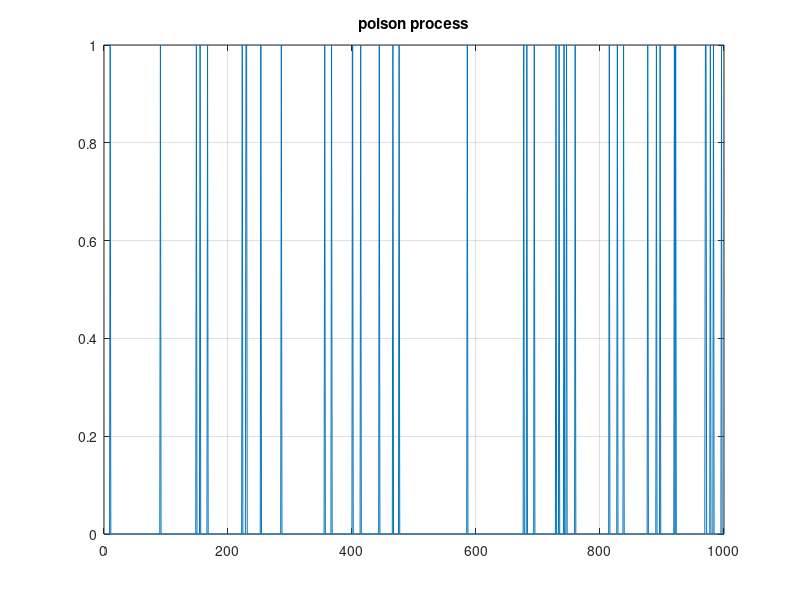
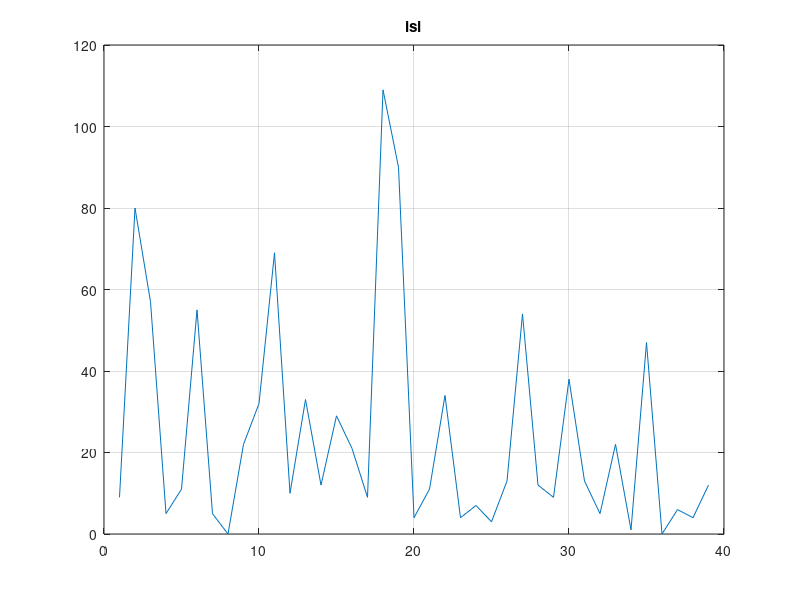
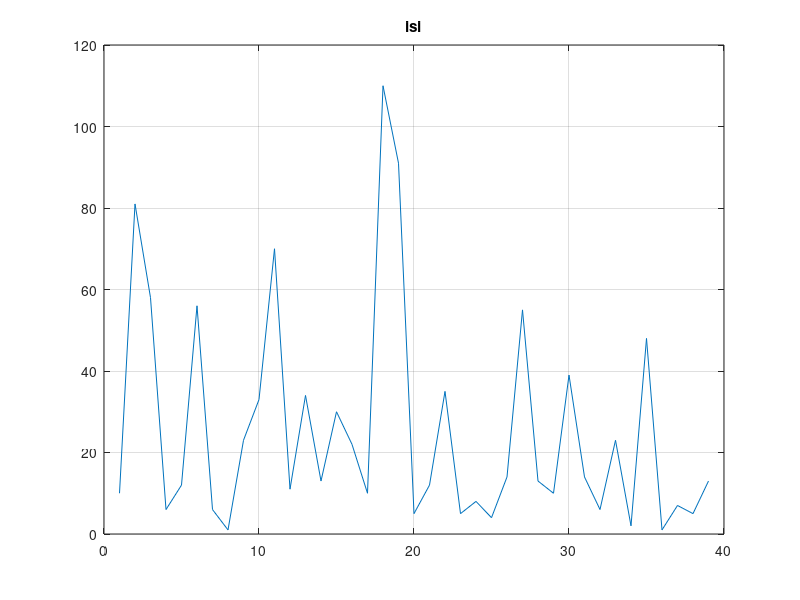
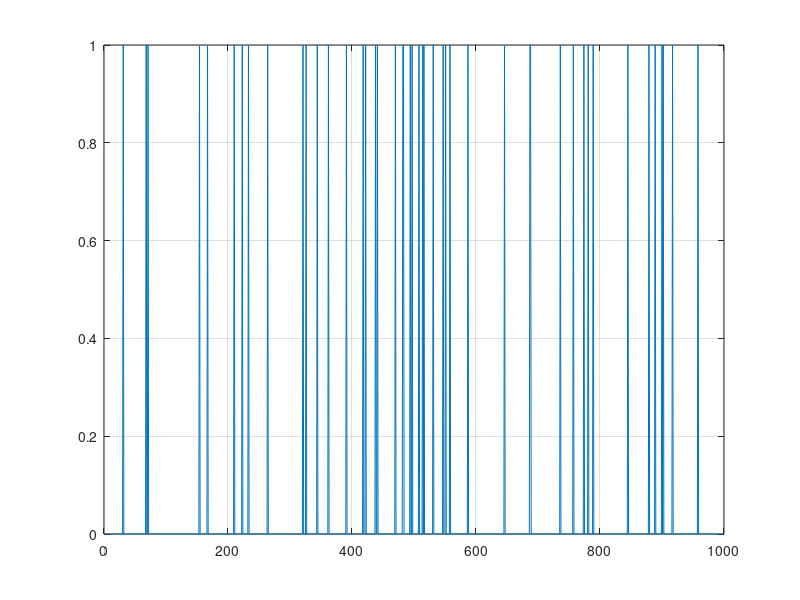

Here is the MATLAB script that generated these plots, in order:
function project
    lambda_t = randi([40,50], 1,1000);
  testing_poison = non_homo_poison(lambda_t, 1000);

  figure(1)
    plot(testing_poison);
    title('poison process');
  grid

  % testing inter spike interval
  isi = [];
  latest_spike_time = 0;
  inter_spike_value = 0;
  for i=1:1000
    if testing_poison(1,i) == 0
        inter_spike_value = inter_spike_value + 1;
    else
        isi = [isi, inter_spike_value];
        inter_spike_value = 0;
        latest_spike_time = i;
    end    
  end

  figure(21)
    plot(isi);
    title('isi');
  grid

  % second way to testing isi
  spike_times = [];
  spike_times = [spike_times, 0]; 
  for i=1:1000
    if testing_poison(1,i) == 1
        spike_times = [spike_times, i];
    end
  end
  isi = [];
  for i=1:length(spike_times)
    if i+1 <= length(spike_times)
        isi = [isi, spike_times(1,i+1) - spike_times(1,i)]; 
    end
  end
  figure(22)
    plot(isi);
    title('isi');
  grid



  % testing adarsh code
  
    adarsh_non_homo_poisson = adarsh_spk_gen_poss_nonhom(lambda_t,0,1,0.001); 

    figure(41)
        plot(adarsh_non_homo_poisson);
    grid

    % isi
     % testing inter spike interval
  isi = [];
  latest_spike_time = 0;
  inter_spike_value = 0;
  for i=1:1000
    if adarsh_non_homo_poisson(1,i) == 0
        inter_spike_value = inter_spike_value + 1;
    else
        isi = [isi, inter_spike_value];
        inter_spike_value = 0;
        latest_spike_time = i;
    end    
  end

  figure(42)
    plot(isi);
    title('isi');
  grid

  % second way to testing isi
  spike_times = [];
  spike_times = [spike_times, 0]; 
  for i=1:1000
    if adarsh_non_homo_poisson(1,i) == 1
        spike_times = [spike_times, i];
    end
  end
  isi = [];
  for i=1:length(spike_times)
    if i+1 <= length(spike_times)
        isi = [isi, spike_times(1,i+1) - spike_times(1,i)]; 
    end
  end
  figure(43)
    plot(isi);
    title('isi');
  grid


end % end of proj


function spike_train = non_homo_poison(spike_rate, period)
    data = zeros(1, period);
    rng('shuffle');
    for i=1:period
            x = rand;
            if x <= 1 - exp(-(spike_rate(1,i) * 0.001))
                data(1,i) = 1;
            end
    end

    spike_train = data;
end

function spikeMat = adarsh_spk_gen_poss_nonhom(fr,tin,tout,dt)
    spk_mat=[];
    tSim=tout-tin;
    nBins=floor(tSim/dt);
    fprintf("nbins %d", nBins);
    spikeMat = zeros(1, nBins);
    rng('shuffle');
    for i=1:nBins
        if rand<=1-exp(-1*fr(1,i)*dt);
            spikeMat(1,i)=1;
        else
            spikeMat(1,i)=0;
        end
    end
    % spk_mat=find(spikeMat==1);
    end